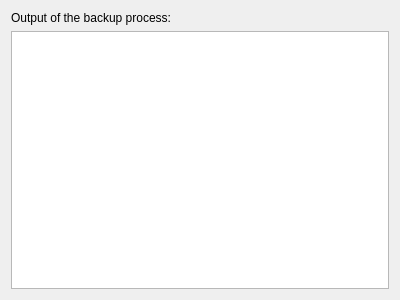
<?xml version="1.0" encoding="UTF-8"?>
<ui version="4.0">
 <class>LogView</class>
 <widget class="QWidget" name="LogView">
  <property name="geometry">
   <rect>
    <x>0</x>
    <y>0</y>
    <width>400</width>
    <height>300</height>
   </rect>
  </property>
  <property name="windowTitle">
   <string>Form</string>
  </property>
  <layout class="QVBoxLayout" name="verticalLayout">
   <item>
    <widget class="QLabel" name="label">
     <property name="text">
      <string>Output of the backup process:</string>
     </property>
    </widget>
   </item>
   <item>
    <widget class="QPlainTextEdit" name="logEdit">
     <property name="readOnly">
      <bool>true</bool>
     </property>
    </widget>
   </item>
  </layout>
 </widget>
 <resources/>
 <connections/>
</ui>
